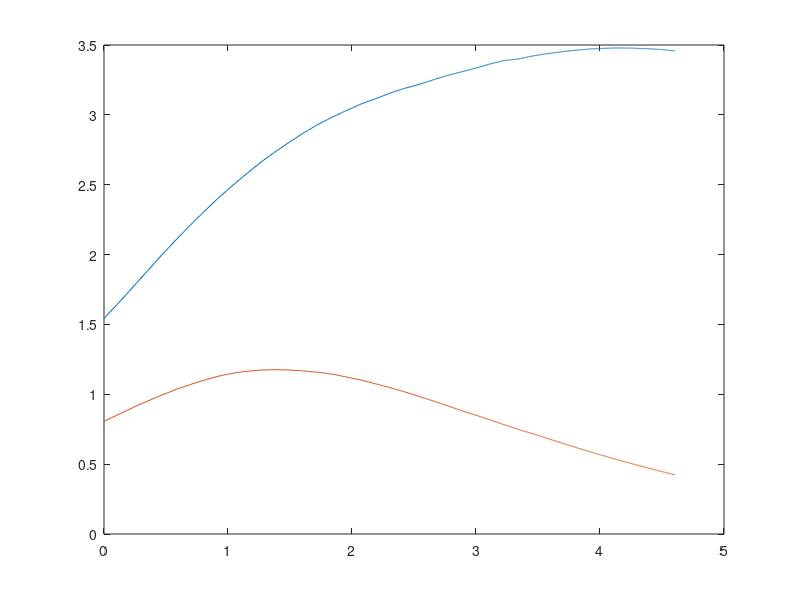

Write MATLAB code to recreate this figure.
%% INTERPOLATION
clear; clc; 
load("flux.mat")
logEi = log(flux(:,1));

logMui = log(flux(:,2)*10^-2);

logei = log(flux(:,4)*10^-2);

E = linspace(1,100,1000);

LogE = log(E); %Logarithm of points

LogMu = interp1(logEi,logMui,LogE);
Loge = interp1(logEi,logei,LogE);

Mu = exp(LogMu);
e = exp(Loge);

Y1 = Mu.*(E.^3);
Y2 = e.*(E.^3);

plot(LogE,Y1)
hold on
plot(LogE,Y2)

%semilogx(E,Y);

